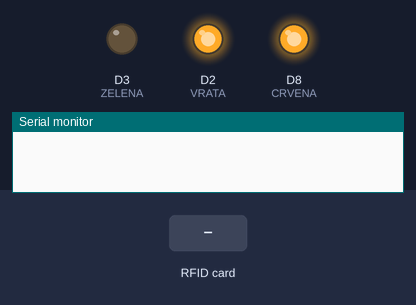
Recording of a sketch running on a simulated ESP8266 (NodeMCU). Shown: output pins drawn as LEDs (lit = HIGH), the last lines printed to the serial monitor. Dashed ring = blinking. The inputs (shaded band) are chosen by the test bench. WiFi joins after 1.5 s; servers stay silent unless stated; random numbers use the default seed unless the sketch sets one; no MQTT or app messages arrive unless stated.

Above: at 3.7 s.
3.8 s: RFID card 5E 7A 19 C4 held to the reader
At 3.96 s:
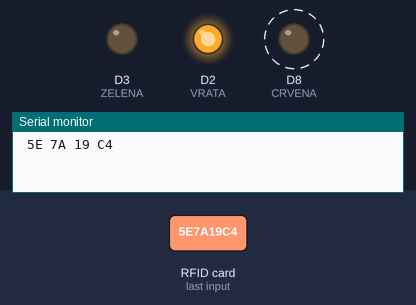
6.8 s: RFID card 80 2F 1B 5B held to the reader
At 8.0 s:
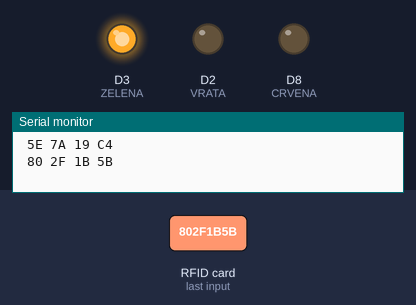
8.3 s: RFID card 30 7F 2C 5B held to the reader
Timing chart, 0 to 14.3 s (numbered marks = the images above; inputs shaded):
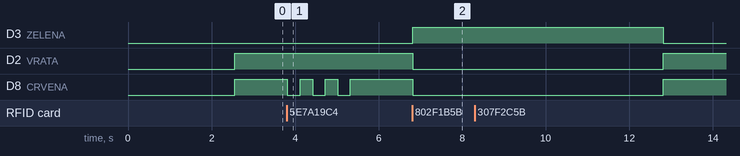

Measured:
- after the input at 3.8 s, D8 (CRVENA): alternates HIGH for 0.30 s and LOW for 0.30 s, 6 changes in all, then stays HIGH, starting at once
- after the input at 6.8 s, D3 (ZELENA): LOW → HIGH at once; D2 (VRATA), D8 (CRVENA): HIGH → LOW at once

The sketch:

RFID.ino
```cpp
#define SS_PIN D0  //D2
#define RST_PIN D1 //D1

#include <SPI.h>
#include <MFRC522.h>
#include <ESP8266WiFi.h>
#include <PubSubClient.h>


const char* ssid = "e665e4";
const char* password = "262751838";
const char* mqtt_server = "192.168.0.100";

WiFiClient espClient;
PubSubClient client(espClient);

MFRC522 mfrc522(SS_PIN, RST_PIN);   // Create MFRC522 instance.
int statuss = 0;
int out = 0;

int VRATA = D2;
int ZELENA = D3;
int CRVENA = D8;
String tag1 = "80 2F 1B 5B";
String tag2 = "30 7F 2C 5B";
String tag3 = "E5 2E D2 1F";
String tag4 = "26 A8 C7 C2";
String tag5 = "A5 25 F3 EA";
String tag6 = "C5 2A 01 14";
String tag7 = "F6 2E 08 C3";
String tag8 = "46 AF 98 CF";
String tag9 = "3A 52 83 47";
String tag10 = "04 35 97 8A 30 4C 81";

void setup_wifi() {
    delay(1000);
    WiFi.begin(ssid, password);
    while (WiFi.status() != WL_CONNECTED){
      delay(500);
    }
    randomSeed(micros());
}

void callback(char* topic, byte* payload, unsigned int length)
{
  char p =(char)payload[0];//-'0'
  String str(topic);

  if (str =="bozaSub/kuca/node3/vrata"){
    if(p=='1'){
      client.publish("bozaSub/kuca/node3/vrata/stanje", String("1").c_str(), false);
      digitalWrite(VRATA,LOW);
      digitalWrite(ZELENA,HIGH);
      digitalWrite(CRVENA,LOW);
      delay(3000);
      digitalWrite(VRATA,HIGH);
      digitalWrite(ZELENA,LOW);
      digitalWrite(CRVENA,HIGH);
      client.publish("bozaSub/kuca/node3/vrata/stanje", String("0").c_str(), false);
    }
    else if(p=='0'){
      if(digitalRead(ZELENA)==HIGH){
      digitalWrite(CRVENA,LOW); delay(300);
      digitalWrite(CRVENA,HIGH); delay(300);
      digitalWrite(CRVENA,LOW); delay(300);
      digitalWrite(CRVENA,HIGH); delay(300);
      digitalWrite(CRVENA,LOW); delay(300);
      }
    }
  }
  else if (str =="bozaSub/kuca/node1/stanje"){
    if(p=='s'){
      if(digitalRead(ZELENA)==HIGH)client.publish("bozaSub/kuca/node3/vrata/stanje", String("1").c_str(), false);
      else client.publish("bozaSub/kuca/node3/vrata/stanje", String("0").c_str(), false);
    }
  }
  else if (str =="bozaSub/kuca/node3/tag1/stanje"){
    if(p=='s'){
      client.publish("bozaSub/kuca/node3/vrata/stanje", String(tag1).c_str(), false);
    }
  }
  else if (str =="bozaSub/kuca/node3/tag2"){
    char msg[15];
    for(int i=0;i<length;i++)
    {
      Serial.print((char)payload[i]);
      msg[i]=(char)payload[i];
    }
  }
}

void reconnect() {
  if (!client.connected())
  {
    String clientId = "ESP8266Client-";
    clientId += String(random(0xffff), HEX);
    if (client.connect(clientId.c_str()))
    {
      client.subscribe("bozaSub/kuca/#");
    } else {
      delay(1000);
    }
  }
}

void setup() {
  Serial.begin(9600);

  setup_wifi();
  client.setServer(mqtt_server, 1883);
  client.setCallback(callback);

//rfid
  Serial.begin(9600);
  SPI.begin();
  mfrc522.PCD_Init();

  //izlaz
  pinMode(VRATA,OUTPUT);
  pinMode(ZELENA,OUTPUT);
  pinMode(CRVENA,OUTPUT);
  digitalWrite(CRVENA,HIGH);
  digitalWrite(ZELENA,LOW);
  digitalWrite(VRATA,HIGH);
}

void loop() {
  if (!client.connected()) {
    reconnect();
  }
  client.loop();

  if ( ! mfrc522.PICC_IsNewCardPresent()) return;
  if ( ! mfrc522.PICC_ReadCardSerial()) return;

  String content= "";
  byte letter;
  for (byte i = 0; i < mfrc522.uid.size; i++)
  {
     Serial.print(mfrc522.uid.uidByte[i] < 0x10 ? " 0" : " ");
     Serial.print(mfrc522.uid.uidByte[i], HEX);
     content.concat(String(mfrc522.uid.uidByte[i] < 0x10 ? " 0" : " "));
     content.concat(String(mfrc522.uid.uidByte[i], HEX));
  }
  content.toUpperCase();
  Serial.println();
  if (content.substring(1) == tag1 || content.substring(1) == tag2 || content.substring(1) == tag3 ||content.substring(1) == tag4 || content.substring(1) == tag5 || content.substring(1) == tag6 || content.substring(1) == tag7 || content.substring(1) == tag8 || content.substring(1) == tag9 || content.substring(1) == tag10)
  {
    client.publish("bozaSub/kuca/node3/vrata/stanje", String("1").c_str(), false);
    digitalWrite(VRATA,LOW);
    digitalWrite(ZELENA,HIGH);
    digitalWrite(CRVENA,LOW);
    delay(3000);
    digitalWrite(VRATA,HIGH);
    digitalWrite(ZELENA,LOW);
    digitalWrite(CRVENA,HIGH);
    client.publish("bozaSub/kuca/node3/vrata/stanje", String("0").c_str(), false);
  }
  else
  {
    digitalWrite(CRVENA,LOW); delay(300);
    digitalWrite(CRVENA,HIGH); delay(300);
    digitalWrite(CRVENA,LOW); delay(300);
    digitalWrite(CRVENA,HIGH); delay(300);
    digitalWrite(CRVENA,LOW); delay(300);
  }
  digitalWrite(CRVENA,HIGH);
}
```
